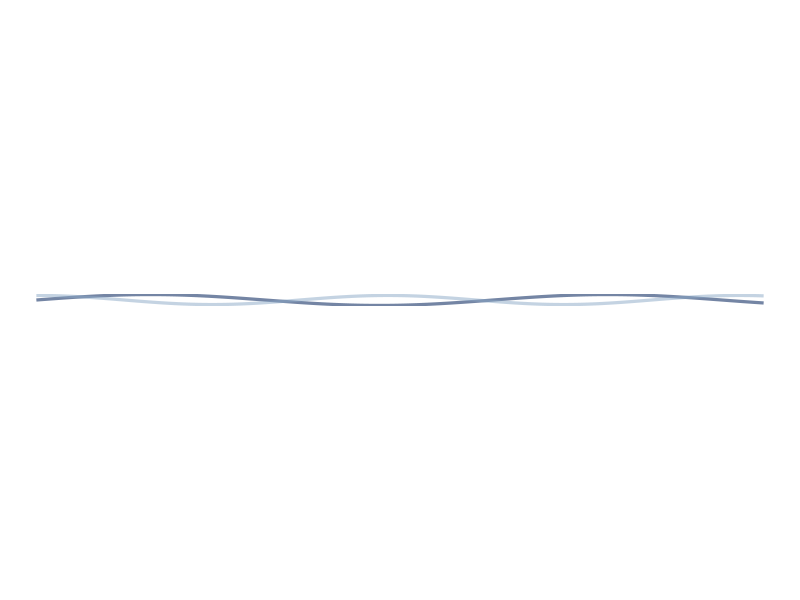

R code for this plot:
## ---- chunk 1
library(ggplot2)

x <- seq(0, 10, length.out = 400)

df <- data.frame(
  x = x,
  y1 = sin(x) * 0.3 + 0.5,
  y2 = cos(x * 1.3) * 0.25 + 0.5
)

ggplot(df) +
  geom_line(aes(x, y1), linewidth = 1.1, alpha = 0.7, color = "#39507D") +
  geom_line(aes(x, y2), linewidth = 1.1, alpha = 0.5, color = "#89A8C5") +
  theme_void() +
  coord_fixed(ratio = 0.25) +
  theme(
    plot.margin = margin(0, 0, 0, 0),
    plot.background = element_rect(fill = "transparent", color = NA)
  )
